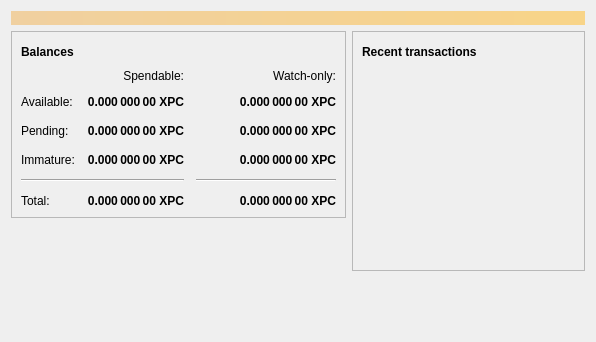
<?xml version="1.0" encoding="UTF-8"?>
<ui version="4.0">
 <class>OverviewPage</class>
 <widget class="QWidget" name="OverviewPage">
  <property name="geometry">
   <rect>
    <x>0</x>
    <y>0</y>
    <width>596</width>
    <height>342</height>
   </rect>
  </property>
  <property name="windowTitle">
   <string>Form</string>
  </property>
  <layout class="QVBoxLayout" name="topLayout">
   <item>
    <widget class="QLabel" name="labelAlerts">
     <property name="visible">
      <bool>false</bool>
     </property>
     <property name="styleSheet">
      <string notr="true">QLabel { background-color: qlineargradient(x1: 0, y1: 0, x2: 1, y2: 0, stop:0 #F0D0A0, stop:1 #F8D488); color:#000000; }</string>
     </property>
     <property name="wordWrap">
      <bool>true</bool>
     </property>
     <property name="margin">
      <number>3</number>
     </property>
     <property name="textInteractionFlags">
      <set>Qt::TextSelectableByMouse</set>
     </property>
    </widget>
   </item>
   <item>
    <layout class="QHBoxLayout" name="horizontalLayout" stretch="1,1">
     <item>
      <layout class="QVBoxLayout" name="verticalLayout_2">
       <item>
        <widget class="QFrame" name="frame">
         <property name="frameShape">
          <enum>QFrame::StyledPanel</enum>
         </property>
         <property name="frameShadow">
          <enum>QFrame::Raised</enum>
         </property>
         <layout class="QVBoxLayout" name="verticalLayout_4">
          <item>
           <layout class="QHBoxLayout" name="horizontalLayout_4">
            <item>
             <widget class="QLabel" name="label_5">
              <property name="font">
               <font>
                <weight>75</weight>
                <bold>true</bold>
               </font>
              </property>
              <property name="text">
               <string>Balances</string>
              </property>
             </widget>
            </item>
            <item>
             <widget class="QPushButton" name="labelWalletStatus">
              <property name="enabled">
               <bool>true</bool>
              </property>
              <property name="maximumSize">
               <size>
                <width>30</width>
                <height>16777215</height>
               </size>
              </property>
              <property name="toolTip">
               <string>The displayed information may be out of date. Your wallet automatically synchronizes with the Bitcoin network after a connection is established, but this process has not completed yet.</string>
              </property>
              <property name="text">
               <string/>
              </property>
              <property name="icon">
               <iconset resource="../bitcoin.qrc">
                <normaloff>:/icons/warning</normaloff>
                <disabledoff>:/icons/warning</disabledoff>:/icons/warning</iconset>
              </property>
              <property name="iconSize">
               <size>
                <width>24</width>
                <height>24</height>
               </size>
              </property>
              <property name="flat">
               <bool>true</bool>
              </property>
             </widget>
            </item>
            <item>
             <spacer name="horizontalSpacer_3">
              <property name="orientation">
               <enum>Qt::Horizontal</enum>
              </property>
              <property name="sizeHint" stdset="0">
               <size>
                <width>40</width>
                <height>20</height>
               </size>
              </property>
             </spacer>
            </item>
           </layout>
          </item>
          <item>
           <layout class="QGridLayout" name="gridLayout">
            <property name="spacing">
             <number>12</number>
            </property>
            <item row="2" column="2">
             <widget class="QLabel" name="labelWatchPending">
              <property name="font">
               <font>
                <weight>75</weight>
                <bold>true</bold>
               </font>
              </property>
              <property name="cursor">
               <cursorShape>IBeamCursor</cursorShape>
              </property>
              <property name="toolTip">
               <string>Unconfirmed transactions to watch-only addresses</string>
              </property>
              <property name="text">
               <string notr="true">0.000 000 00 XPC</string>
              </property>
              <property name="alignment">
               <set>Qt::AlignRight|Qt::AlignTrailing|Qt::AlignVCenter</set>
              </property>
              <property name="textInteractionFlags">
               <set>Qt::LinksAccessibleByMouse|Qt::TextSelectableByKeyboard|Qt::TextSelectableByMouse</set>
              </property>
             </widget>
            </item>
            <item row="2" column="1">
             <widget class="QLabel" name="labelUnconfirmed">
              <property name="font">
               <font>
                <weight>75</weight>
                <bold>true</bold>
               </font>
              </property>
              <property name="cursor">
               <cursorShape>IBeamCursor</cursorShape>
              </property>
              <property name="toolTip">
               <string>Total of transactions that have yet to be confirmed, and do not yet count toward the spendable balance</string>
              </property>
              <property name="text">
               <string notr="true">0.000 000 00 XPC</string>
              </property>
              <property name="alignment">
               <set>Qt::AlignRight|Qt::AlignTrailing|Qt::AlignVCenter</set>
              </property>
              <property name="textInteractionFlags">
               <set>Qt::LinksAccessibleByMouse|Qt::TextSelectableByKeyboard|Qt::TextSelectableByMouse</set>
              </property>
             </widget>
            </item>
            <item row="3" column="2">
             <widget class="QLabel" name="labelWatchImmature">
              <property name="font">
               <font>
                <weight>75</weight>
                <bold>true</bold>
               </font>
              </property>
              <property name="cursor">
               <cursorShape>IBeamCursor</cursorShape>
              </property>
              <property name="toolTip">
               <string>Mined balance in watch-only addresses that has not yet matured</string>
              </property>
              <property name="text">
               <string notr="true">0.000 000 00 XPC</string>
              </property>
              <property name="alignment">
               <set>Qt::AlignRight|Qt::AlignTrailing|Qt::AlignVCenter</set>
              </property>
              <property name="textInteractionFlags">
               <set>Qt::LinksAccessibleByMouse|Qt::TextSelectableByKeyboard|Qt::TextSelectableByMouse</set>
              </property>
             </widget>
            </item>
            <item row="4" column="0" colspan="2">
             <widget class="Line" name="line">
              <property name="orientation">
               <enum>Qt::Horizontal</enum>
              </property>
             </widget>
            </item>
            <item row="4" column="2">
             <widget class="Line" name="lineWatchBalance">
              <property name="sizePolicy">
               <sizepolicy hsizetype="Preferred" vsizetype="Fixed">
                <horstretch>0</horstretch>
                <verstretch>0</verstretch>
               </sizepolicy>
              </property>
              <property name="minimumSize">
               <size>
                <width>140</width>
                <height>0</height>
               </size>
              </property>
              <property name="orientation">
               <enum>Qt::Horizontal</enum>
              </property>
             </widget>
            </item>
            <item row="5" column="0">
             <widget class="QLabel" name="labelTotalText">
              <property name="text">
               <string>Total:</string>
              </property>
             </widget>
            </item>
            <item row="3" column="1">
             <widget class="QLabel" name="labelImmature">
              <property name="font">
               <font>
                <weight>75</weight>
                <bold>true</bold>
               </font>
              </property>
              <property name="cursor">
               <cursorShape>IBeamCursor</cursorShape>
              </property>
              <property name="toolTip">
               <string>Mined balance that has not yet matured</string>
              </property>
              <property name="text">
               <string notr="true">0.000 000 00 XPC</string>
              </property>
              <property name="alignment">
               <set>Qt::AlignRight|Qt::AlignTrailing|Qt::AlignVCenter</set>
              </property>
              <property name="textInteractionFlags">
               <set>Qt::LinksAccessibleByMouse|Qt::TextSelectableByKeyboard|Qt::TextSelectableByMouse</set>
              </property>
             </widget>
            </item>
            <item row="2" column="3">
             <spacer name="horizontalSpacer_2">
              <property name="orientation">
               <enum>Qt::Horizontal</enum>
              </property>
              <property name="sizeHint" stdset="0">
               <size>
                <width>40</width>
                <height>20</height>
               </size>
              </property>
             </spacer>
            </item>
            <item row="3" column="0">
             <widget class="QLabel" name="labelImmatureText">
              <property name="text">
               <string>Immature:</string>
              </property>
             </widget>
            </item>
            <item row="5" column="1">
             <widget class="QLabel" name="labelTotal">
              <property name="font">
               <font>
                <weight>75</weight>
                <bold>true</bold>
               </font>
              </property>
              <property name="cursor">
               <cursorShape>IBeamCursor</cursorShape>
              </property>
              <property name="toolTip">
               <string>Your current total balance</string>
              </property>
              <property name="text">
               <string notr="true">0.000 000 00 XPC</string>
              </property>
              <property name="alignment">
               <set>Qt::AlignRight|Qt::AlignTrailing|Qt::AlignVCenter</set>
              </property>
              <property name="textInteractionFlags">
               <set>Qt::LinksAccessibleByMouse|Qt::TextSelectableByKeyboard|Qt::TextSelectableByMouse</set>
              </property>
             </widget>
            </item>
            <item row="5" column="2">
             <widget class="QLabel" name="labelWatchTotal">
              <property name="font">
               <font>
                <weight>75</weight>
                <bold>true</bold>
               </font>
              </property>
              <property name="cursor">
               <cursorShape>IBeamCursor</cursorShape>
              </property>
              <property name="toolTip">
               <string>Current total balance in watch-only addresses</string>
              </property>
              <property name="text">
               <string notr="true">0.000 000 00 XPC</string>
              </property>
              <property name="alignment">
               <set>Qt::AlignRight|Qt::AlignTrailing|Qt::AlignVCenter</set>
              </property>
              <property name="textInteractionFlags">
               <set>Qt::LinksAccessibleByMouse|Qt::TextSelectableByKeyboard|Qt::TextSelectableByMouse</set>
              </property>
             </widget>
            </item>
            <item row="0" column="2">
             <widget class="QLabel" name="labelWatchonly">
              <property name="text">
               <string>Watch-only:</string>
              </property>
              <property name="alignment">
               <set>Qt::AlignRight|Qt::AlignTrailing|Qt::AlignVCenter</set>
              </property>
             </widget>
            </item>
            <item row="1" column="0">
             <widget class="QLabel" name="labelBalanceText">
              <property name="text">
               <string>Available:</string>
              </property>
             </widget>
            </item>
            <item row="1" column="1">
             <widget class="QLabel" name="labelBalance">
              <property name="font">
               <font>
                <weight>75</weight>
                <bold>true</bold>
               </font>
              </property>
              <property name="cursor">
               <cursorShape>IBeamCursor</cursorShape>
              </property>
              <property name="toolTip">
               <string>Your current spendable balance</string>
              </property>
              <property name="text">
               <string notr="true">0.000 000 00 XPC</string>
              </property>
              <property name="alignment">
               <set>Qt::AlignRight|Qt::AlignTrailing|Qt::AlignVCenter</set>
              </property>
              <property name="textInteractionFlags">
               <set>Qt::LinksAccessibleByMouse|Qt::TextSelectableByKeyboard|Qt::TextSelectableByMouse</set>
              </property>
             </widget>
            </item>
            <item row="1" column="2">
             <widget class="QLabel" name="labelWatchAvailable">
              <property name="font">
               <font>
                <weight>75</weight>
                <bold>true</bold>
               </font>
              </property>
              <property name="cursor">
               <cursorShape>IBeamCursor</cursorShape>
              </property>
              <property name="toolTip">
               <string>Your current balance in watch-only addresses</string>
              </property>
              <property name="text">
               <string notr="true">0.000 000 00 XPC</string>
              </property>
              <property name="alignment">
               <set>Qt::AlignRight|Qt::AlignTrailing|Qt::AlignVCenter</set>
              </property>
              <property name="textInteractionFlags">
               <set>Qt::LinksAccessibleByMouse|Qt::TextSelectableByKeyboard|Qt::TextSelectableByMouse</set>
              </property>
             </widget>
            </item>
            <item row="2" column="0">
             <widget class="QLabel" name="labelPendingText">
              <property name="text">
               <string>Pending:</string>
              </property>
             </widget>
            </item>
            <item row="0" column="1">
             <widget class="QLabel" name="labelSpendable">
              <property name="text">
               <string>Spendable:</string>
              </property>
              <property name="alignment">
               <set>Qt::AlignRight|Qt::AlignTrailing|Qt::AlignVCenter</set>
              </property>
             </widget>
            </item>
           </layout>
          </item>
         </layout>
        </widget>
       </item>
       <item>
        <spacer name="verticalSpacer">
         <property name="orientation">
          <enum>Qt::Vertical</enum>
         </property>
         <property name="sizeHint" stdset="0">
          <size>
           <width>20</width>
           <height>40</height>
          </size>
         </property>
        </spacer>
       </item>
      </layout>
     </item>
     <item>
      <layout class="QVBoxLayout" name="verticalLayout_3">
       <item>
        <widget class="QFrame" name="frame_2">
         <property name="frameShape">
          <enum>QFrame::StyledPanel</enum>
         </property>
         <property name="frameShadow">
          <enum>QFrame::Raised</enum>
         </property>
         <layout class="QVBoxLayout" name="verticalLayout">
          <item>
           <layout class="QHBoxLayout" name="horizontalLayout_2">
            <item>
             <widget class="QLabel" name="label_4">
              <property name="font">
               <font>
                <weight>75</weight>
                <bold>true</bold>
               </font>
              </property>
              <property name="text">
               <string>Recent transactions</string>
              </property>
             </widget>
            </item>
            <item>
             <widget class="QPushButton" name="labelTransactionsStatus">
              <property name="enabled">
               <bool>true</bool>
              </property>
              <property name="maximumSize">
               <size>
                <width>30</width>
                <height>16777215</height>
               </size>
              </property>
              <property name="toolTip">
               <string>The displayed information may be out of date. Your wallet automatically synchronizes with the Bitcoin network after a connection is established, but this process has not completed yet.</string>
              </property>
              <property name="text">
               <string/>
              </property>
              <property name="icon">
               <iconset resource="../bitcoin.qrc">
                <normaloff>:/icons/warning</normaloff>
                <disabledoff>:/icons/warning</disabledoff>:/icons/warning</iconset>
              </property>
              <property name="iconSize">
               <size>
                <width>24</width>
                <height>24</height>
               </size>
              </property>
              <property name="flat">
               <bool>true</bool>
              </property>
             </widget>
            </item>
            <item>
             <spacer name="horizontalSpacer">
              <property name="orientation">
               <enum>Qt::Horizontal</enum>
              </property>
              <property name="sizeHint" stdset="0">
               <size>
                <width>40</width>
                <height>20</height>
               </size>
              </property>
             </spacer>
            </item>
           </layout>
          </item>
          <item>
           <widget class="QListView" name="listTransactions">
            <property name="styleSheet">
             <string notr="true">QListView { background: transparent; }</string>
            </property>
            <property name="frameShape">
             <enum>QFrame::NoFrame</enum>
            </property>
            <property name="verticalScrollBarPolicy">
             <enum>Qt::ScrollBarAlwaysOff</enum>
            </property>
            <property name="horizontalScrollBarPolicy">
             <enum>Qt::ScrollBarAlwaysOff</enum>
            </property>
            <property name="selectionMode">
             <enum>QAbstractItemView::NoSelection</enum>
            </property>
           </widget>
          </item>
         </layout>
        </widget>
       </item>
       <item>
        <spacer name="verticalSpacer_2">
         <property name="orientation">
          <enum>Qt::Vertical</enum>
         </property>
         <property name="sizeHint" stdset="0">
          <size>
           <width>20</width>
           <height>40</height>
          </size>
         </property>
        </spacer>
       </item>
      </layout>
     </item>
    </layout>
   </item>
  </layout>
 </widget>
 <resources/>
 <connections/>
</ui>
